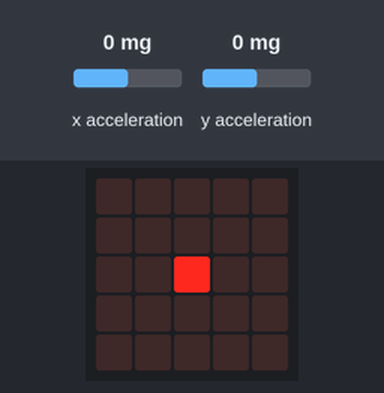
Recording of a program running on a simulated BBC micro:bit running MicroPython. Parts: the board's 5×5 LED display. Inputs (shaded band) come from the test bench; at power-on: x acceleration 0 mg, y acceleration 0 mg.

Above: at 1.2 s.
1.3 s: x acceleration set to -1440 mg
At 1.6 s:
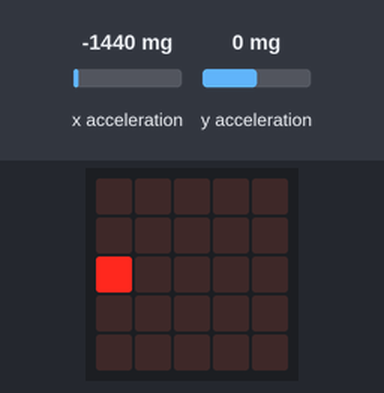
2.8 s: y acceleration set to -1440 mg
At 3.5 s:
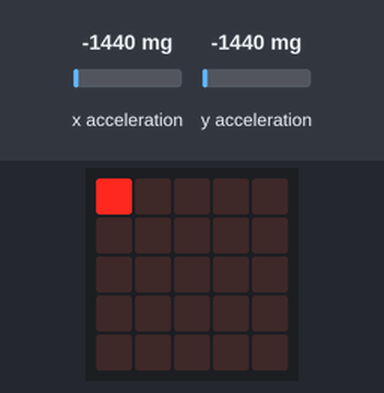
4.4 s: x acceleration set to 0 mg
At 5.4 s:
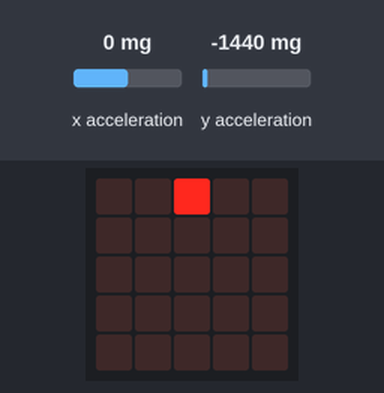
5.9 s: y acceleration set to 750 mg
At 7.1 s:
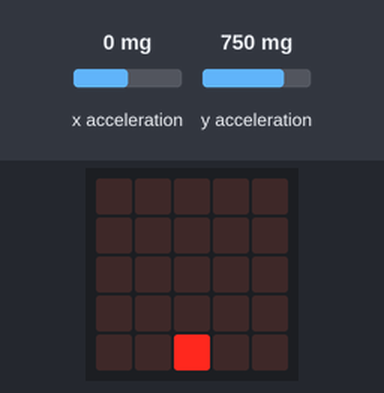
7.4 s: x acceleration set to -750 mg
At 7.9 s:
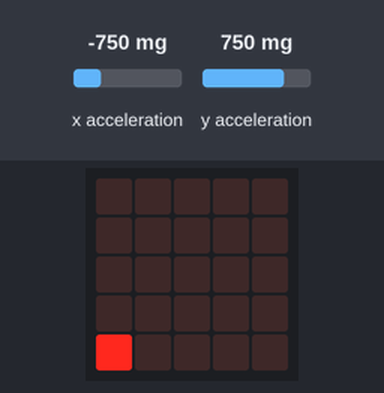
8.9 s: x acceleration set to 750 mg
At 9.6 s:
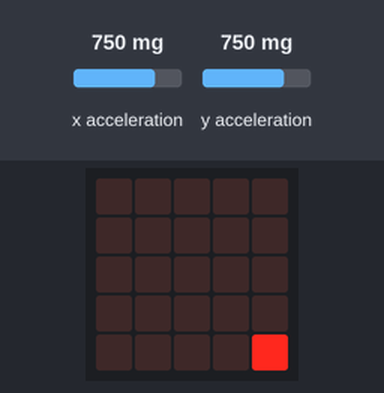
Timing chart, 0 to 11.4 s (numbered marks = the images above; inputs shaded):
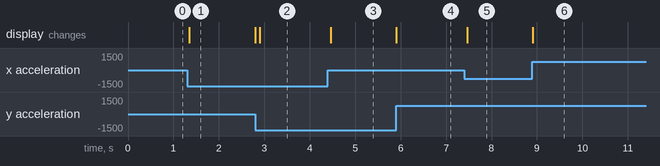

The program:

main.py
```python
from micropython import const
from microbit import *


N = const(5)
X_min = const(-900)
X_max = const(900)
Y_min = const(-900)
Y_max = const(900)


while(True):
    X = accelerometer.get_x()
    Y = accelerometer.get_y()

    if(X > X_max):
        X = X_max
    elif(X < X_min):
        X = X_min

    x = scale(X, from_ = (X_min, X_max), to = (0, (N - 1)))

    if(Y > X_max):
        Y = X_max
    elif(Y < Y_min):
        Y = Y_min

    y = scale(Y, from_ = (Y_min, X_max), to = (0, (N - 1)))

    display.clear()
    display.set_pixel(x, y, 9)

    sleep(100)
```

Measured:
- after the input at 1.3 s, the display: changes after 0.05 s (image 1)
- after the input at 4.4 s, the display: changes after 0.06 s (image 3)
- after the input at 5.9 s, the display: changes at once (image 4)
- after the input at 7.4 s, the display: changes after 0.06 s (image 5)
- after the input at 8.9 s, the display: changes at once (image 6)
